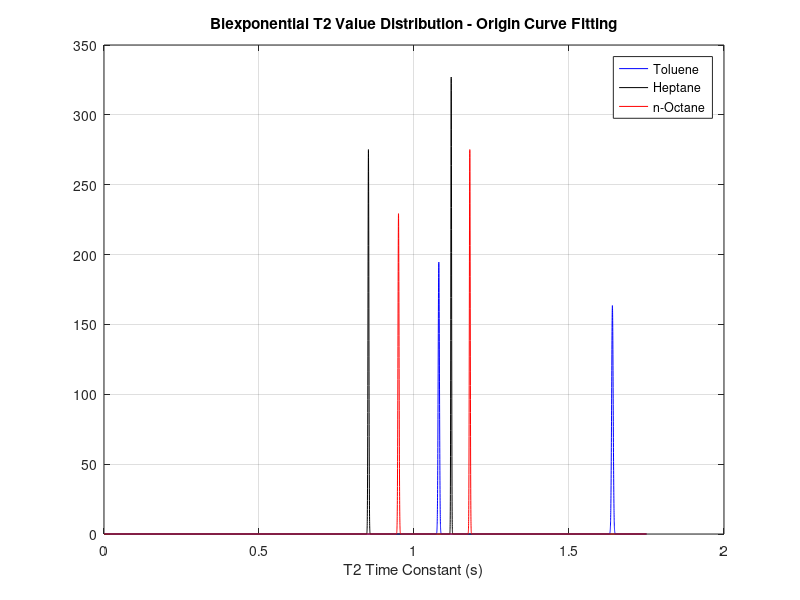

Write the MATLAB code that produced this figure.
clc
clear all

t2 = 0:0.0001:1.75;

name1 = 'Shell CPK - a=0.2';
sd1 = 0.000376;
u1 = 0.9;
sd11 = 0.00273;
u11 = 1.4;
n1 = normpdf(t2,u1,sd1) + normpdf(t2,u11,sd11);

name2 = 'Shell CPK - a=0.4';
sd2 = 5.28E-4;
u2 = 0.85;
sd21 = 0.00122;
u21 = 1.21;
n2 = normpdf(t2,u2,sd2) + normpdf(t2,u21,sd21);

name3 = 'Shell CPK - a=0.6';
sd3 = 0.000682;
u3 = 0.8;
sd31 = 0.000685;
u31 = 1.13;
n3 = normpdf(t2,u3,sd3) + normpdf(t2,u31,sd31);

name4 = 'Shell CPK - a=0.8';
sd4 = 0.000883;
u4 = 0.711;
sd41 = 0.000364;
u41 = 1.07;
n4 = normpdf(t2,u4,sd4) + normpdf(t2,u41,sd41);

name5 = 'Toluene';
sd5 = 0.00205;
u5 = 1.08;
sd51 = 0.00244;
u51 = 1.64;
n5 = normpdf(t2,u5,sd5) + normpdf(t2,u51,sd51);

name6 = 'Heptane'; 
sd6 = 0.00145;
u6 = 0.853;
sd61 = 0.00122;
u61 = 1.12;
n6 = normpdf(t2,u6,sd6) + normpdf(t2,u61,sd61);

name7 = 'n-Octane'; 
sd7 = 0.00174;
u7 = 0.95;
sd71 = 0.00145;
u71 = 1.18;
n7 = normpdf(t2,u7,sd7) + normpdf(t2,u71,sd71);

plot(t2,n5,'b',t2,n6,'k',t2,n7,'r')
grid
%axis([0 1.25 0 80])
legend(name5,name6,name7)
title('Biexponential T2 Value Distribution - Origin Curve Fitting')
xlabel('T2 Time Constant (s)')

narr = zeros(size(n1,2),7);
narr(:,1) = t2';
narr(:,2) = n1';
narr(:,3) = n2';
narr(:,4) = n3';
narr(:,5) = n4';
narr(:,6) = n5';
narr(:,7) = n6';
